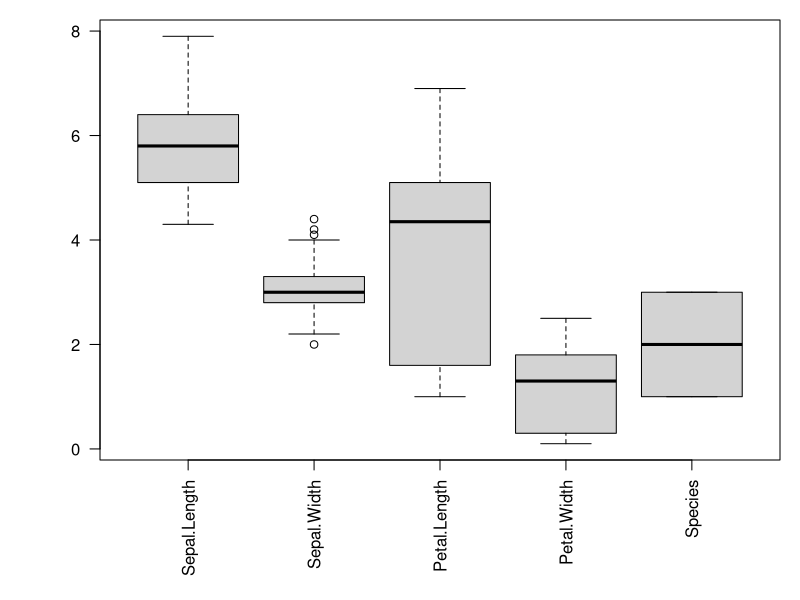
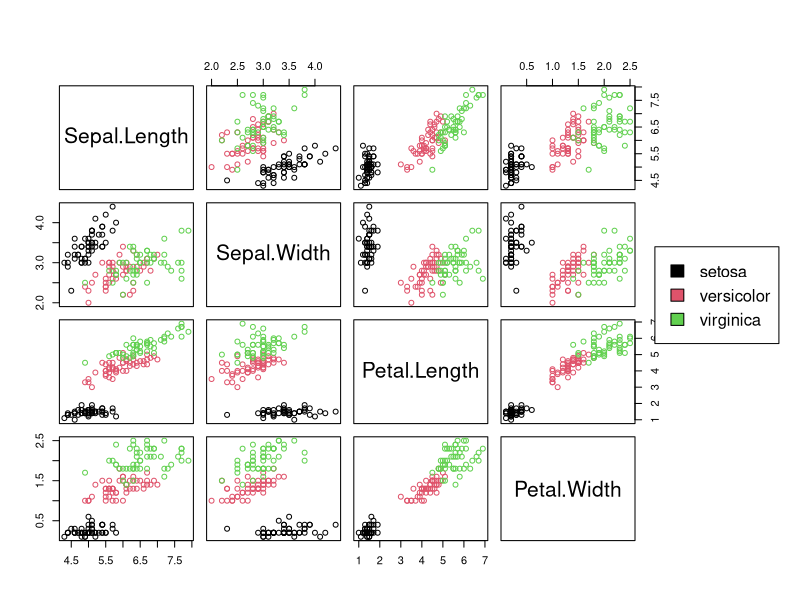

These charts were generated, in order, by the following R code:
# Load and view dataset structure directly
data(iris)
str(iris)
summary(iris)

# On macOS, open a native window:
quartz()

# Generate plots
par(mar = c(7, 5, 1, 1))
boxplot(iris, las = 2)

pairs(iris[, 1:4], col = iris[, 5], oma = c(4, 4, 6, 12))
par(xpd = TRUE)
legend(0.85, 0.6, as.vector(unique(iris$Species)), fill = c(1, 2, 3))
